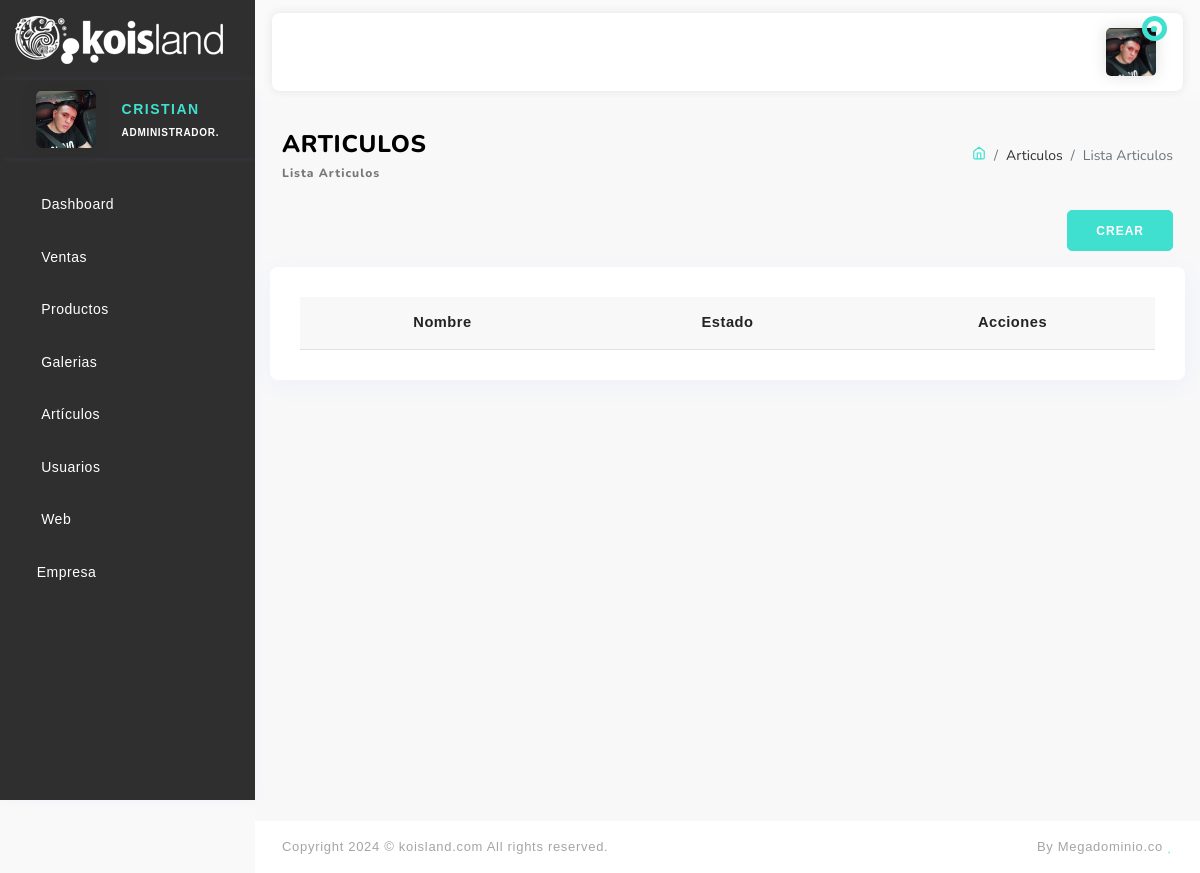
The app's page /art/articulos/ (signed in), older data.
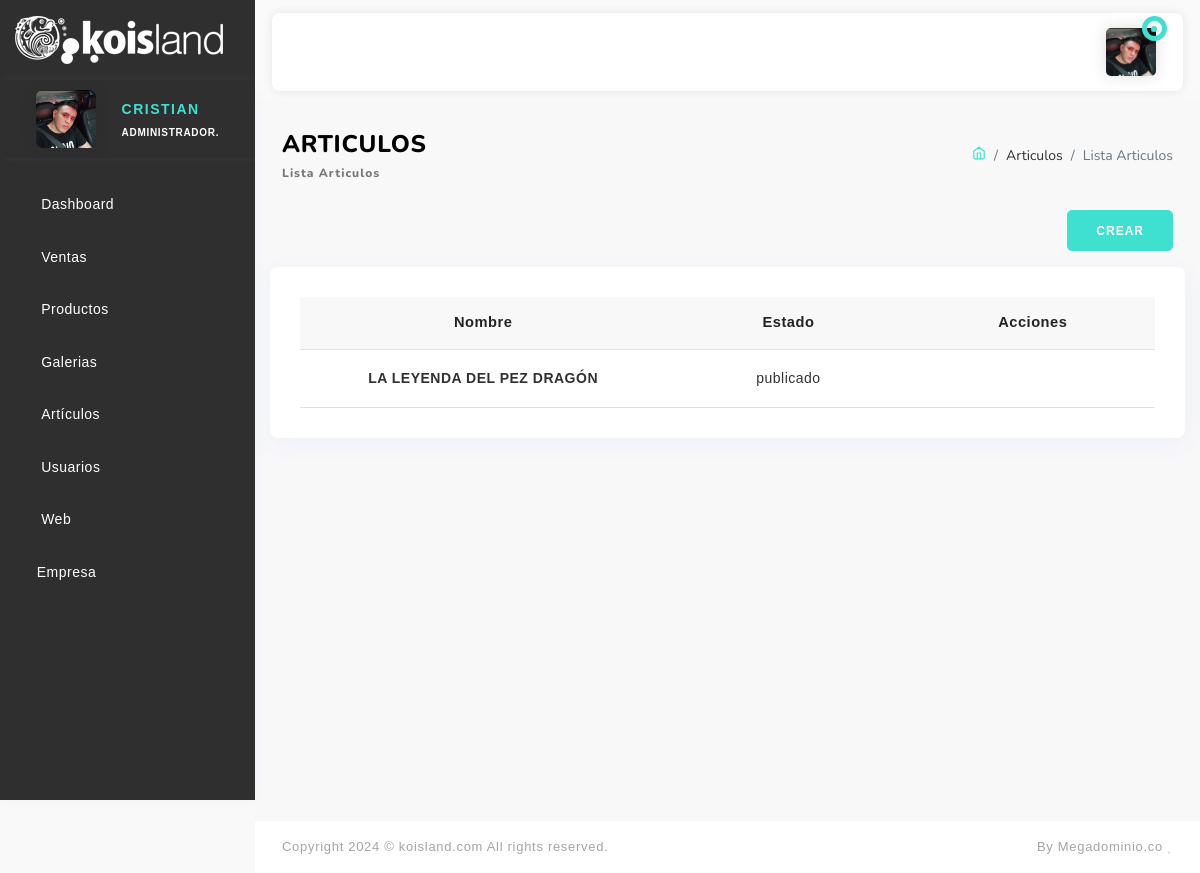
The same page, newer data.
### art/models.py (models this page shows, shortened)
class Articulo(ClaseModelo):
    ESTADOS = (
        ('borrador', 'Borrador'),
        ('publicado', 'Publicado'),
    )
    titulo = models.CharField(max_length=200)
    imagen = models.ImageField(upload_to='imagenes/articulos/', verbose_name="Imagen")
    contenido = models.TextField()
    categorias = models.ManyToManyField(CateArt, related_name='articulos')
    iframe_code = models.TextField(blank=True, null=True, verbose_name="Código del Iframe del Video")
    estadoArt = models.CharField(max_length=10, choices=ESTADOS, default='borrador')
    class Meta:
        ordering = ['-id']
        verbose_name = 'artículo'
        verbose_name_plural = 'artículos'

### art/views.py (the view)
# urls.py: path('articulos/', Articulos, name='articulos'),
@login_required(login_url='bas:login')
def Articulos(request):
    articulos = Articulo.objects.all()
    return render(request, 'articulos_list.html', {'articulos': articulos})

### app/context_processors.py (called while the page is built)
def empresa(request):
    emp = Empresa.objects.all().first()
    return {'emp': emp}

### usr/models.py (called while the page is built)
    def __str__(self):
        return '{}'.format(self.nombre)

### art/templates/articulos_list.html (shortened to what this page needs)
{% extends 'base/index.html' %} {% load static %} {% block content %}
<div class="container-fluid">
  <div class="page-header">
    <div class="row">
      <div class="col-lg-6">
        <div class="page-header-left">
          <h3>
            Articulos
            <small>Lista articulos</small>
          </h3>
        </div>
      </div>
      <div class="col-lg-6">
        <ol class="breadcrumb pull-right">
          <li class="breadcrumb-item">
            <a href="/">
            </a>
          </li>
          <li class="breadcrumb-item">Articulos</li>
          <li class="breadcrumb-item active">Lista Articulos</li>
        </ol>
      </div>
    </div>
  </div>
  <div class="row">
    <div class="col-md-12 d-flex justify-content-end">
      <a href="{% url 'art:crear_articulo' %}" class="btn btn-primary btn-sm mb-3">CREAR</a>
    </div>
  </div>
</div>
<div class="card">
  <div class="card-body">
    <div class="table-responsive table-desi">
      <table class="table all-package">
        <thead class="bg-secondary">
          <tr>
            <th>Nombre</th>
            <th>Estado</th>
            <th>Acciones</th>
          </tr>
        </thead>
        <tbody>
          {% for articulo in articulos %}
          <tr>
            <td>{{ articulo.titulo }}</td>
            <td>{{ articulo.estadoArt }}</td>
            <td>
              <a href="{% url 'art:editar_articulo' articulo.id %}">
                <i class="fa fa-edit" title="Edit"></i>
              </a>
              <a href="{% url 'art:eliminar_articulo' articulo.id %}">
                <i class="fa fa-trash text-danger" title="Delete"></i>
              </a>
            </td>
          </tr>
          {% endfor %}
        </tbody>
      </table>
    </div>
  </div>
</div>
{% endblock %}

Row changes from the older to the newer data that the page shows:
added Articulo: titulo "LA LEYENDA DEL PEZ DRAGÓN", estadoArt "publicado"
